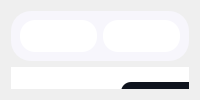
         <widget class="QWidget" name="page_2">
          <layout class="QVBoxLayout" name="verticalLayout_2">
           <item>
            <widget class="QWidget" name="others" native="true">
             <property name="maximumSize">
              <size>
               <width>16777215</width>
               <height>285</height>
              </size>
             </property>
             <property name="styleSheet">
              <string notr="true">background-color:#F7F6FC   ; 
border-radius:20px ; 
</string>
             </property>
             <layout class="QHBoxLayout" name="horizontalLayout_2">
              <item>
               <widget class="QWidget" name="widget_2" native="true">
                <property name="styleSheet">
                 <string notr="true">background-color:white ; 
border-radius:15px ; </string>
                </property>
               </widget>
              </item>
              <item>
               <widget class="QWidget" name="donut" native="true">
                <property name="maximumSize">
                 <size>
                  <width>320</width>
                  <height>16777215</height>
                 </size>
                </property>
                <property name="styleSheet">
                 <string notr="true">background-color:white ; 
border-radius:15px ; </string>
                </property>
                <layout class="QHBoxLayout" name="horizontalLayout_4">
                 <item>
                  <layout class="QHBoxLayout" name="horizontalLayout_3">
                   <item>
                    <widget class="QLabel" name="username_2">
                     <property name="styleSheet">
                      <string notr="true">#username {
	background-color:transparent ; 
	color:black ; 
	font-size:13px ; 
}</string>
                     </property>
                     <property name="text">
                      <string/>
                     </property>
                    </widget>
                   </item>
                  </layout>
                 </item>
                </layout>
               </widget>
              </item>
             </layout>
            </widget>
           </item>
           <item>
            <widget class="QWidget" name="table" native="true">
             <property name="styleSheet">
              <string notr="true">background-color:white ; 
border-radius:20px ; 
</string>
             </property>
             <widget class="QTableView" name="tableView">
              <property name="geometry">
               <rect>
                <x>40</x>
                <y>80</y>
                <width>731</width>
                <height>171</height>
               </rect>
              </property>
              <property name="cursor" stdset="0">
               <cursorShape>PointingHandCursor</cursorShape>
              </property>
              <property name="styleSheet">
               <string notr="true">QTableView {
    color: black;
    gridline-color: black;
    border-color: rgb(242, 128, 133);
    font: 10px;
	selection-background-color:#4AC7EA ;
}
QHeaderView::section {
    background-color: #0F141E;
    color: white;
    height: 35px;
    font: 14px;
}
</string>
              </property>
              <property name="verticalScrollBarPolicy">
               <enum>Qt::ScrollBarAlwaysOff</enum>
              </property>
              <property name="horizontalScrollBarPolicy">
               <enum>Qt::ScrollBarAlwaysOff</enum>
              </property>
              <property name="sizeAdjustPolicy">
               <enum>QAbstractScrollArea::AdjustToContents</enum>
              </property>
              <property name="editTriggers">
               <set>QAbstractItemView::NoEditTriggers</set>
              </property>
              <property name="showGrid">
               <bool>true</bool>
              </property>
              <property name="gridStyle">
               <enum>Qt::SolidLine</enum>
              </property>
              <property name="sortingEnabled">
               <bool>true</bool>
              </property>
              <attribute name="horizontalHeaderDefaultSectionSize">
               <number>146</number>
              </attribute>
             </widget>
             <widget class="QPushButton" name="add_equipment">
              <property name="geometry">
               <rect>
                <x>20</x>
                <y>20</y>
                <width>21</width>
                <height>21</height>
               </rect>
              </property>
              <property name="cursor">
               <cursorShape>PointingHandCursor</cursorShape>
              </property>
              <property name="styleSheet">
               <string notr="true">#add_equipment {
	image: url(:/plus.svg);
}
#add_equipment::hover {
	image: url(:/plus (1).svg);
}</string>
              </property>
              <property name="text">
               <string/>
              </property>
             </widget>
             <widget class="QLineEdit" name="search_bar_2">
              <property name="geometry">
               <rect>
                <x>540</x>
                <y>15</y>
                <width>191</width>
                <height>31</height>
               </rect>
              </property>
              <property name="cursor">
               <cursorShape>IBeamCursor</cursorShape>
              </property>
              <property name="styleSheet">
               <string notr="true">QLineEdit {
 	background-color:transparent ;
	border-radius:15px ; 
	border:1px solid #BFC9D3; 
	padding : 0 40px 0 10px ; 
} </string>
              </property>
              <property name="placeholderText">
               <string>search by Id/Name</string>
              </property>
             </widget>
             <widget class="QPushButton" name="search_button_2">
              <property name="geometry">
               <rect>
                <x>700</x>
                <y>15</y>
                <width>21</width>
                <height>31</height>
               </rect>
              </property>
              <property name="cursor">
               <cursorShape>PointingHandCursor</cursorShape>
              </property>
              <property name="styleSheet">
               <string notr="true">QPushButton {	
	background-color: transparent ;
	border-radius:20px ; 
	
	image: url(:/search1.svg);
} 

QPushButton::hover {
		
	image: url(:/search2.svg);
}</string>
              </property>
              <property name="text">
               <string/>
              </property>
             </widget>
             <widget class="QPushButton" name="tri">
              <property name="geometry">
               <rect>
                <x>80</x>
                <y>20</y>
                <width>21</width>
                <height>21</height>
               </rect>
              </property>
              <property name="cursor">
               <cursorShape>PointingHandCursor</cursorShape>
              </property>
              <property name="styleSheet">
               <string notr="true">QPushButton {
	image: url(:/filter.svg);
}
QPushButton::hover {
	image: url(:/filter (1).svg);
}</string>
              </property>
              <property name="text">
               <string/>
              </property>
             </widget>
             <widget class="QWidget" name="tri_bar" native="true">
              <property name="enabled">
               <bool>true</bool>
              </property>
              <property name="geometry">
               <rect>
                <x>110</x>
                <y>15</y>
                <width>251</width>
                <height>31</height>
               </rect>
              </property>
              <property name="styleSheet">
               <string notr="true">QWidget {
 	background-color:#0F141E ;
	border-radius:10px ; 
	padding : 0 40px 0 10px ; 
}</string>
              </property>
              <widget class="QRadioButton" name="tri_type">
               <property name="geometry">
                <rect>
                 <x>10</x>
                 <y>5</y>
                 <width>101</width>
                 <height>20</height>
                </rect>
               </property>
               <property name="styleSheet">
                <string notr="true">QRadioButton{
	background-color:transparent ; 
	color:white ; 
	border:0px ; 
	font-weight :bold ; 
}</string>
               </property>
               <property name="text">
                <string>Type</string>
               </property>
               <property name="checkable">
                <bool>true</bool>
               </property>
              </widget>
              <widget class="QRadioButton" name="tri_qnt">
               <property name="geometry">
                <rect>
                 <x>130</x>
                 <y>5</y>
                 <width>121</width>
                 <height>21</height>
                </rect>
               </property>
               <property name="styleSheet">
                <string notr="true">QRadioButton{
	background-color:transparent ; 
	color:white ; 
	border:0px ; 
	font-weight :bold ; 
}</string>
               </property>
               <property name="text">
                <string>Quantity</string>
               </property>
              </widget>
             </widget>
             <widget class="QPushButton" name="pdf">
              <property name="geometry">
               <rect>
                <x>50</x>
                <y>20</y>
                <width>21</width>
                <height>21</height>
               </rect>
              </property>
              <property name="cursor">
               <cursorShape>PointingHandCursor</cursorShape>
              </property>
              <property name="styleSheet">
               <string notr="true">QPushButton {
	image: url(:/download (1).svg);
}
QPushButton::hover {
	
	image: url(:/download.svg);
}</string>
              </property>
              <property name="text">
               <string/>
              </property>
             </widget>
            </widget>
           </item>
          </layout>
         </widget>
